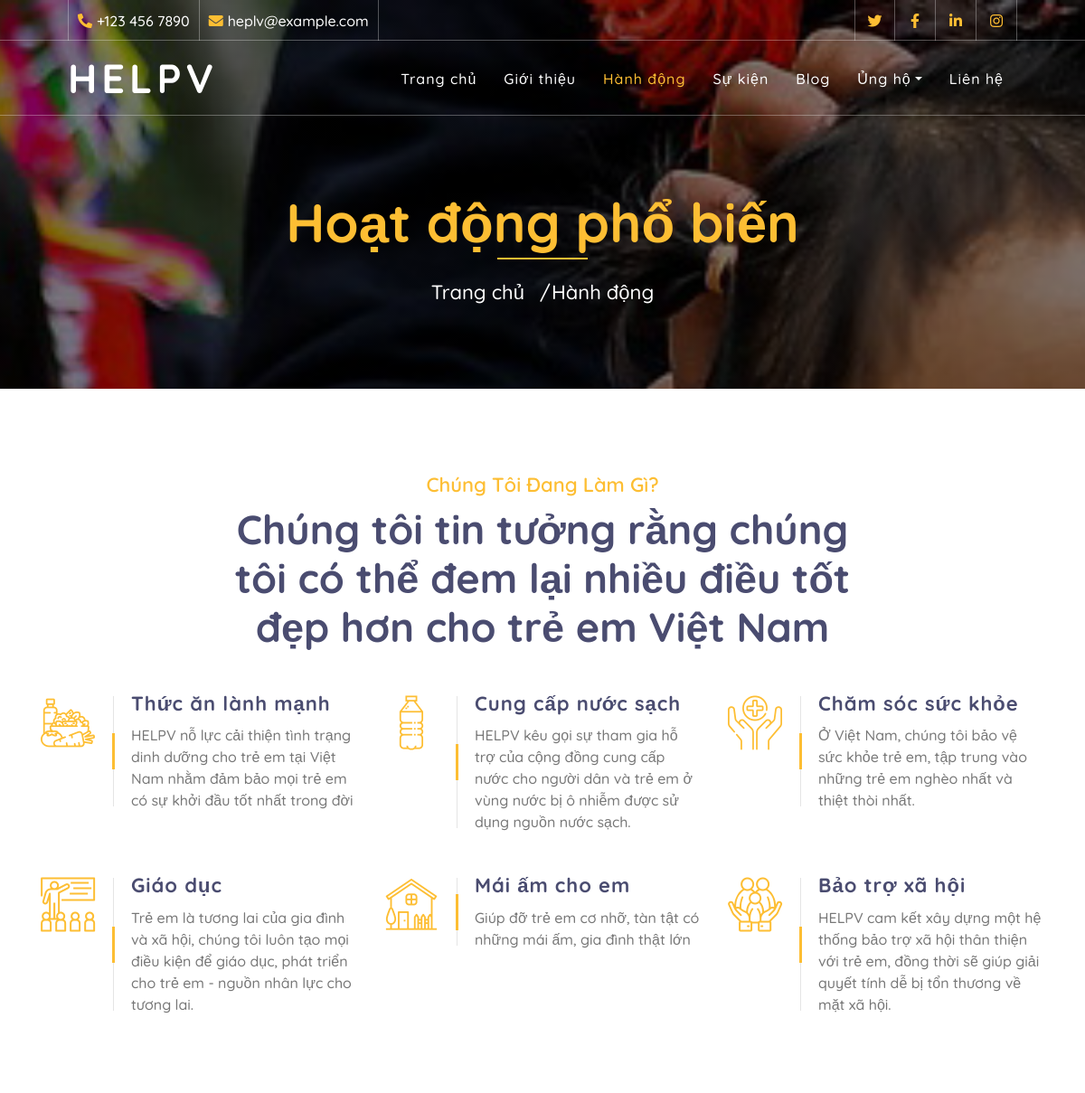
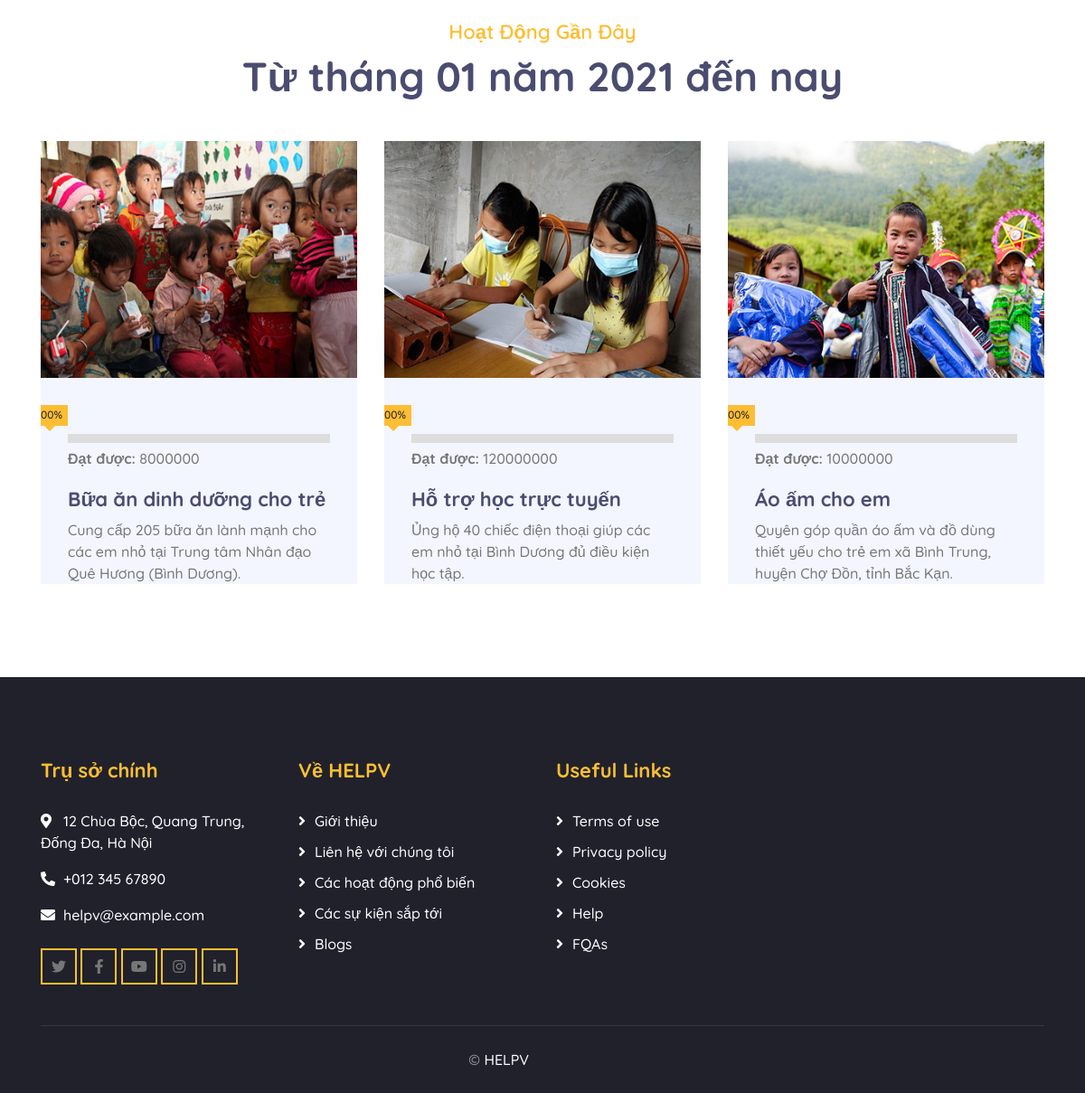
/causes.php, run on the app's committed database (2 pictures, top to bottom).
### tables this page shows
CREATE TABLE `tbl_su_kien` (
  `id_su_kien` int(11) NOT NULL,
  `ten` varchar(100) NOT NULL,
  `mo_ta` text NOT NULL,
  `noi_dung` text NOT NULL,
  `ngay_to_chuc` date NOT NULL,
  `dia_diem` varchar(100) NOT NULL,
  `thoi_gian` text NOT NULL,
  `image` text NOT NULL,
  `so_tien_ung_ho` bigint(50) NOT NULL
);

### causes.php (the view, shortened to what this page needs)
<!DOCTYPE html>
<html lang="en">
    <head>
        <link href="https://stackpath.bootstrapcdn.com/bootstrap/4.4.1/css/bootstrap.min.css" rel="stylesheet">
        <link href="https://cdnjs.cloudflare.com/ajax/libs/font-awesome/5.10.0/css/all.min.css" rel="stylesheet">
        <link href="lib/flaticon/font/flaticon.css" rel="stylesheet">
        <link href="lib/animate/animate.min.css" rel="stylesheet">
        <link href="lib/owlcarousel/assets/owl.carousel.min.css" rel="stylesheet">
        <link href="css/style.css" rel="stylesheet">
    </head>
    <body>
        <div class="top-bar d-none d-md-block">
            <div class="container-fluid">
                <div class="row">
                    <div class="col-md-8">
                        <div class="top-bar-left">
                            <div class="text">
                                <i class="fa fa-phone-alt"></i>
                                <p>+123 456 7890</p>
                            </div>
                            <div class="text">
                                <i class="fa fa-envelope"></i>
                                <p>heplv@example.com</p>
                            </div>
                        </div>
                    </div>
                    <div class="col-md-4">
                        <div class="top-bar-right">
                            <div class="social">
                                <a href=""><i class="fab fa-twitter"></i></a>
                                <a href=""><i class="fab fa-facebook-f"></i></a>
                                <a href=""><i class="fab fa-linkedin-in"></i></a>
                                <a href=""><i class="fab fa-instagram"></i></a>
                            </div>
                        </div>
                    </div>
                </div>
            </div>
        </div>
        <div class="navbar navbar-expand-lg bg-dark navbar-dark">
            <div class="container-fluid">
                <a href="index.php" class="navbar-brand">Helpv</a>
                <div class="collapse navbar-collapse justify-content-between" id="navbarCollapse">
                    <div class="navbar-nav ml-auto">
                        <a href="index.php" class="nav-item nav-link">Trang chủ</a>
                        <a href="about.php" class="nav-item nav-link">Giới thiệu</a>
                        <a href="causes.php" class="nav-item nav-link active">Hành động</a>
                        <a href="event.php" class="nav-item nav-link">Sự kiện</a>
                        <a href="blog.php" class="nav-item nav-link">Blog</a>
                        <div class="nav-item dropdown">
                            <a href="#" class="nav-link dropdown-toggle" data-toggle="dropdown">Ủng hộ</a>
                        </div>
                        <a href="contact.php" class="nav-item nav-link">Liên hệ</a>
                    </div>
                </div>
            </div>
        </div>
        <div class="page-header">
            <div class="container">
                <div class="row">
                    <div class="col-12">
                        <h2>Hoạt động phổ biến</h2>
                    </div>
                    <div class="col-12">
                        <a href="index.php">Trang chủ </a>
                        <a href="event.php">Hành động</a>
                    </div>
                </div>
            </div>
        </div>
        <div class="service">
            <div class="container">
                <div class="section-header text-center">
                    <p>Chúng tôi đang làm gì?</p>
                    <h2>Chúng tôi tin tưởng rằng chúng tôi có thể đem lại nhiều điều tốt đẹp hơn cho trẻ em Việt Nam</h2>
                </div>
                <div class="row">
                    <div class="col-lg-4 col-md-6">
                        <div class="service-item">
                            <div class="service-icon">
                                <i class="flaticon-diet"></i>
                            </div>
                            <div class="service-text">
                                <h3>Thức ăn lành mạnh</h3>
                                <p>HELPV nỗ lực cải thiện tình trạng dinh dưỡng cho trẻ em tại Việt Nam nhằm đảm bảo mọi trẻ em có sự khởi đầu tốt nhất trong đời</p>
                            </div>
                        </div>
                    </div>
                    <div class="col-lg-4 col-md-6">
                        <div class="service-item">
                            <div class="service-icon">
                                <i class="flaticon-water"></i>
                            </div>
                            <div class="service-text">
                                <h3>Cung cấp nước sạch</h3>
                                <p>HELPV kêu gọi sự tham gia hỗ trợ của cộng đồng cung cấp nước cho người dân và trẻ em ở vùng nước bị ô nhiễm được sử dụng nguồn nước sạch.</p>
                            </div>
                        </div>
                    </div>
                    <div class="col-lg-4 col-md-6">
                        <div class="service-item">
                            <div class="service-icon">
                                <i class="flaticon-healthcare"></i>
                            </div>
                            <div class="service-text">
                                <h3>Chăm sóc sức khỏe</h3>
                                <p>Ở Việt Nam, chúng tôi bảo vệ sức khỏe trẻ em, tập trung vào những trẻ em nghèo nhất và thiệt thòi nhất.</p>
                            </div>
                        </div>
                    </div>
                    <div class="col-lg-4 col-md-6">
                        <div class="service-item">
                            <div class="service-icon">
                                <i class="flaticon-education"></i>
                            </div>
                            <div class="service-text">
                                <h3>Giáo dục</h3>
                                <p>Trẻ em là tương lai của gia đình và xã hội, chúng tôi  luôn tạo mọi điều kiện để giáo dục, phát triển cho trẻ em - nguồn nhân lực cho tương lai.</p>
                            </div>
                        </div>
                    </div>
                    <div class="col-lg-4 col-md-6">
                        <div class="service-item">
                            <div class="service-icon">
                                <i class="flaticon-home"></i>
                            </div>
                            <div class="service-text">
                                <h3>Mái ấm cho em</h3>
                                <p>Giúp đỡ trẻ em cơ nhỡ, tàn tật có những mái ấm, gia đình thật lớn</p>
                            </div>
                        </div>
                    </div>
                    <div class="col-lg-4 col-md-6">
                        <div class="service-item">
                            <div class="service-icon">
                                <i class="flaticon-social-care"></i>
                            </div>
                            <div class="service-text">
                                <h3>Bảo trợ xã hội</h3>
                                <p>HELPV cam kết xây dựng một hệ thống bảo trợ xã hội thân thiện với trẻ em, đồng thời sẽ giúp giải quyết tính dễ bị tổn thương về mặt xã hội.</p>
                            </div>
                        </div>
                    </div>
                </div>
            </div>
        </div>
        <div class="causes">
            <div class="container">
                <div class="section-header text-center">
                    <p>Hoạt động gần đây</p>
                    <h2>Từ tháng 01 năm 2021 đến nay</h2>
                </div>
                <div class="owl-carousel causes-carousel">
                 <?php
                include('config.php');
                $sql="SELECT * FROM tbl_su_kien where ngay_to_chuc <= CURRENT_DATE order by ngay_to_chuc ASC";
                $noi_dung=mysqli_query($ket_noi,$sql);
                while($row=mysqli_fetch_array($noi_dung))
                {
                    ;?>
                    <div class="causes-item">
                        <div class="causes-img">
                            <img src="<?php echo $row["image"];?>" alt="Image">
                        </div>
                        <div class="causes-progress">
                            <div class="progress">
                                <div class="progress-bar" role="progressbar" aria-valuenow="100" aria-valuemin="0" aria-valuemax="100">
                                    <span>100%</span>
                                </div>
                            </div>
                            <div class="progress-text">
                                <p><strong>Đạt được:</strong> <?php echo $row["so_tien_ung_ho"];?></p>
                            </div>
                        </div>
                        <div class="causes-text">
                            <h3><?php echo $row["ten"];?></h3>
                            <p><?php echo $row["mo_ta"];?></p>
                        </div>
                    </div>
                    <?php
                    }
                    ;?>
                </div>
            </div>
        </div>
        <div class="footer">
            <div class="container">
                <div class="row">
                    <div class="col-lg-3 col-md-6">
                        <div class="footer-contact">
                            <h2>Trụ sở chính</h2>
                            <p><i class="fa fa-map-marker-alt"></i>12 Chùa Bộc, Quang Trung, Đống Đa, Hà Nội</p>
                            <p><i class="fa fa-phone-alt"></i>+012 345 67890</p>
                            <p><i class="fa fa-envelope"></i>helpv@example.com</p>
                            <div class="footer-social">
                                <a class="btn btn-custom" href=""><i class="fab fa-twitter"></i></a>
                                <a class="btn btn-custom" href=""><i class="fab fa-facebook-f"></i></a>
                                <a class="btn btn-custom" href=""><i class="fab fa-youtube"></i></a>
                                <a class="btn btn-custom" href=""><i class="fab fa-instagram"></i></a>
                                <a class="btn btn-custom" href=""><i class="fab fa-linkedin-in"></i></a>
                            </div>
                        </div>
                    </div>
                <div class="col-lg-3 col-md-6">
                        <div class="footer-link">
                            <h2>Về HELPV</h2>
                            <a href="about.php">Giới thiệu</a>
                            <a href="contact.php">Liên hệ với chúng tôi</a>
                            <a href="causes.php">Các hoạt động phổ biến</a>
                            <a href="event.php">Các sự kiện sắp tới</a>
                            <a href="blog.php">Blogs</a>
                        </div>
                    </div>
                    <div class="col-lg-3 col-md-6">
                        <div class="footer-link">
                            <h2>Useful Links</h2>
                            <a href="">Terms of use</a>
                            <a href="">Privacy policy</a>
                            <a href="">Cookies</a>
                            <a href="">Help</a>
                            <a href="">FQAs</a>
                        </div>
                    </div>
                </div>
            </div>
            <div class="container copyright">
                <div class="row">
                    <div class="col-md-6">
                        <p>&copy; <a href="#">HELPV</a></p>
                    </div>
                </div>
            </div>
        </div>
    </body>
</html>

### data on the page
tbl_su_kien: image (picture), so_tien_ung_ho "8000000", ten "Bữa ăn dinh dưỡng cho trẻ", mo_ta "Cung cấp 205 bữa ăn lành mạnh cho các em nhỏ tại Trung tâm Nhân đạo Quê Hương (Bình Dương)."
tbl_su_kien: image (picture), so_tien_ung_ho "120000000", ten "Hỗ trợ học trực tuyến", mo_ta "Ủng hộ 40 chiếc điện thoại giúp các em nhỏ tại Bình Dương đủ điều kiện học tập."
tbl_su_kien: image (picture), so_tien_ung_ho "10000000", ten "Áo ấm cho em", mo_ta "Quyên góp quần áo ấm và đồ dùng thiết yếu cho trẻ em xã Bình Trung, huyện Chợ Đồn, tỉnh Bắc Kạn."
